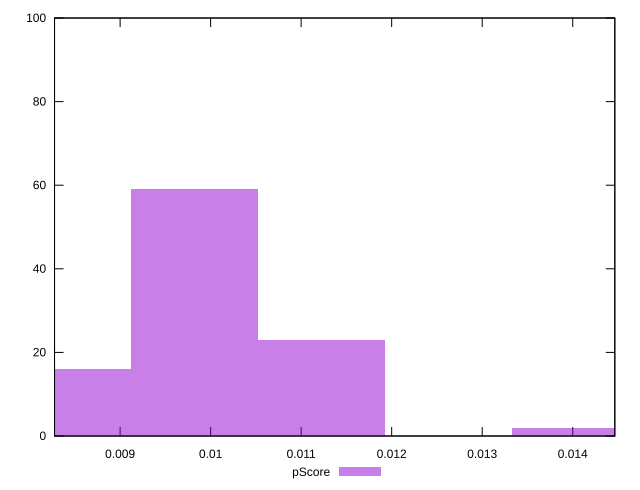

Here is the gnuplot script that generated this plot:
reset

$pScore <<EOF
0.011227890806660411 23
0.00982440445582786 59
0.008420918104995309 16
0.014034863508325513 2
EOF

set key outside below
set boxwidth 0.0014034863508325514
set xrange [0.00827556867208562:0.014465081522968715]
set yrange [0:100]
set trange [0:100]
set style fill transparent solid 0.5 noborder
set terminal svg size 640, 490 enhanced background rgb 'white'
set output "reprap/cumulative-layout-shift/samples/pages+cached/pScore/histogram.svg"

plot $pScore title "pScore" with boxes

reset
